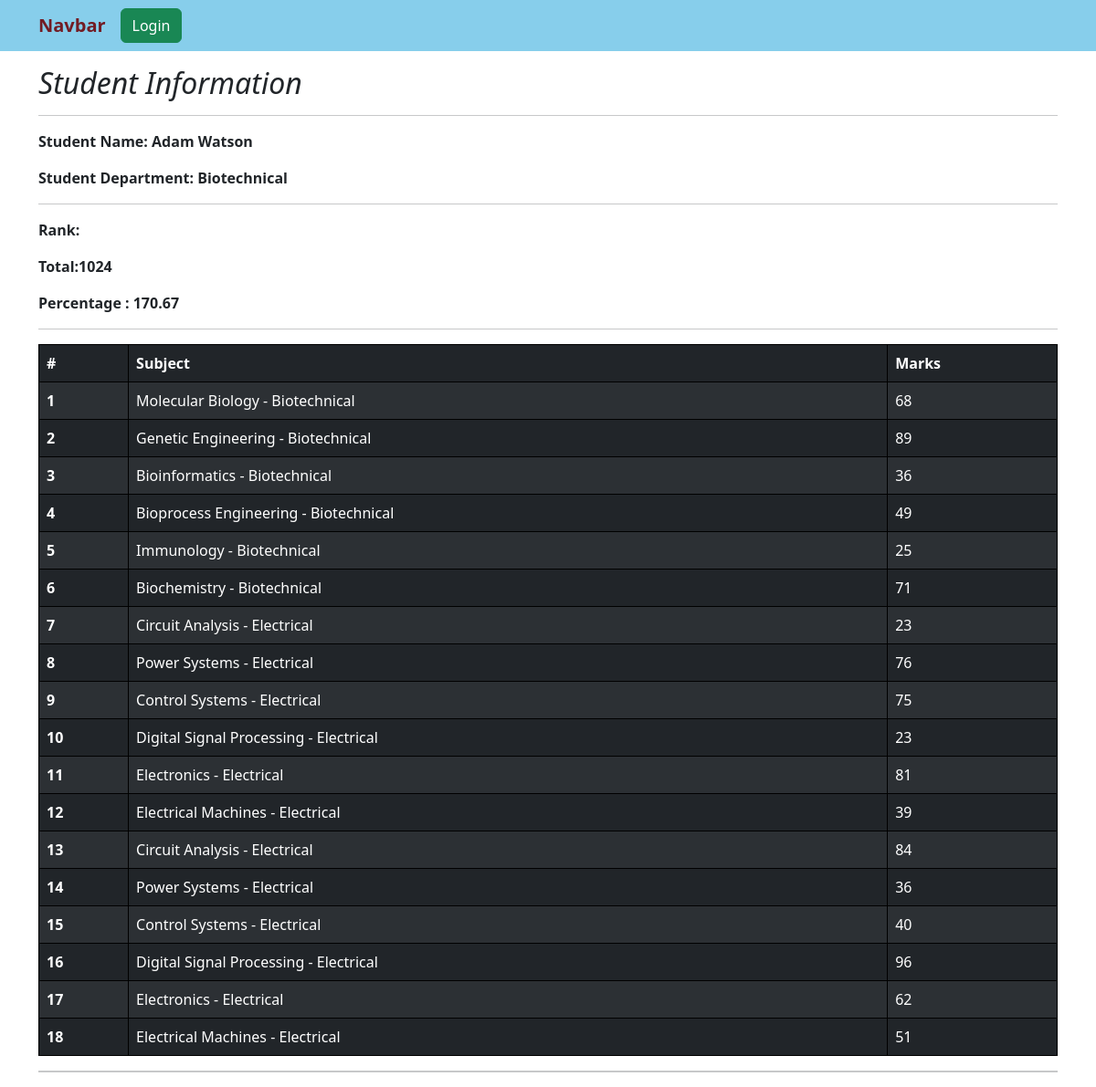
Page /see-marks/STU-0577/ on the committed database.
### stu/models.py (models this page shows, shortened)
class SubjectMark(models.Model):
    student = models.ForeignKey(Student, related_name = "sub_marks", on_delete = models.CASCADE)
    subject = models.ForeignKey(Subject, related_name="sub_marks", on_delete = models.CASCADE)
    marks = models.IntegerField()
    class Meta:
        unique_together= ['student','subject']

class Student(models.Model):
    department = models.ForeignKey( Department, related_name="depart", on_delete= models.CASCADE)
    student_id = models.OneToOneField( StudentID , related_name="studentid", on_delete= models.CASCADE)
    student_name = models.CharField(max_length = 100)
    student_email = models.EmailField(unique= True)
    student_age = models.IntegerField(default = 18)
    student_address = models.TextField()
    class Meta:
        ordering = ['student_name']
        verbose_name = "student"

class Department(models.Model):
    department = models.CharField(max_length=100)
    def __str__(self) -> str:
        return self.department
    class Meta:
        ordering = ['department']

class Subject(models.Model):
    department = models.ForeignKey(Department, related_name = "sub", on_delete = models.CASCADE)
    subject_name = models.CharField(max_length=100)
    def __str__(self) -> str:
        return f'{self.subject_name} - {self.department}'
    class Meta:
        ordering=['department']

### stu/views.py (the view)
# urls.py: path('see-marks/<student_id>/', see_marks, name="see_marks"),
def see_marks(request, student_id):
    queryset = SubjectMark.objects.filter(student_id__student_id__student_id=student_id)
    total_marks = queryset.aggregate(total_marks=Sum('marks'))
    max_marks = 600
    total_marks_percentage = (total_marks['total_marks'] / max_marks) * 100 if total_marks['total_marks'] else 0
    return render(request, 'see_marks.html', {'queryset': queryset, 'total_marks': total_marks['total_marks'], 'total_marks_percentage': total_marks_percentage})

### stu/templates/see_marks.html
{% extends "base.html" %}
{% block start %}
<div class="container mt-3">
    <div class="mt-1">
        <h2><i> Student Information</i></h2>
        <hr>
        <p><b>Student Name: {{ queryset.0.student.student_name }}</b></p>
        <p><b>Student Department: {{ queryset.0.student.department.department }}</b></p>
    </div>
    <hr>
    <div>
        <p><b>Rank:</b></p>
        <p><b>Total:{{total_marks}}</b> </p>
        <p><b>Percentage : {{total_marks_percentage |floatformat:2 }} </b></p>
    </div>
    <hr>
    <table class="table table-dark table-striped">
      <thead>
        <tr>
          <th scope="col">#</th>
          <th scope="col">Subject</th>
          <th scope="col">Marks</th>
        </tr>
      </thead>
      <tbody>
        {% for marks in queryset %}
        <tr>
            <th scope="row">{{ forloop.counter }}</th>
            <td>{{ marks.subject }}</td>
            <td>{{ marks.marks }}</td>
        </tr>
        {% endfor %}
      </tbody>
    </table>
    <hr style="border-top: 2px solid #212529;" >
</div>
{% endblock start %}

### home/templates/base.html (style rules this page uses)
table, th, td, tr { border: 1px solid black; }

### rows in the picture
SubjectMark: student.student_name "Adam Watson", student.department "Biotechnical", subject "Molecular Biology - Biotechnical", marks "68"
SubjectMark: subject "Genetic Engineering - Biotechnical", marks "89"
SubjectMark: subject "Bioinformatics - Biotechnical", marks "36"
SubjectMark: subject "Bioprocess Engineering - Biotechnical", marks "49"
SubjectMark: subject "Immunology - Biotechnical", marks "25"
SubjectMark: subject "Biochemistry - Biotechnical", marks "71"
SubjectMark: subject "Circuit Analysis - Electrical", marks "23"
SubjectMark: subject "Power Systems - Electrical", marks "76"
SubjectMark: subject "Control Systems - Electrical", marks "75"
SubjectMark: subject "Digital Signal Processing - Electrical", marks "23"
SubjectMark: subject "Electronics - Electrical", marks "81"
SubjectMark: subject "Electrical Machines - Electrical", marks "39"
SubjectMark: subject "Circuit Analysis - Electrical", marks "84"
SubjectMark: subject "Power Systems - Electrical", marks "36"
SubjectMark: subject "Control Systems - Electrical", marks "40"
SubjectMark: subject "Digital Signal Processing - Electrical", marks "96"
SubjectMark: subject "Electronics - Electrical", marks "62"
SubjectMark: subject "Electrical Machines - Electrical", marks "51"

### other values in the picture
{{ total_marks }} "1024"
{{ total_marks_percentage |floatformat:2 }} "170.67"
